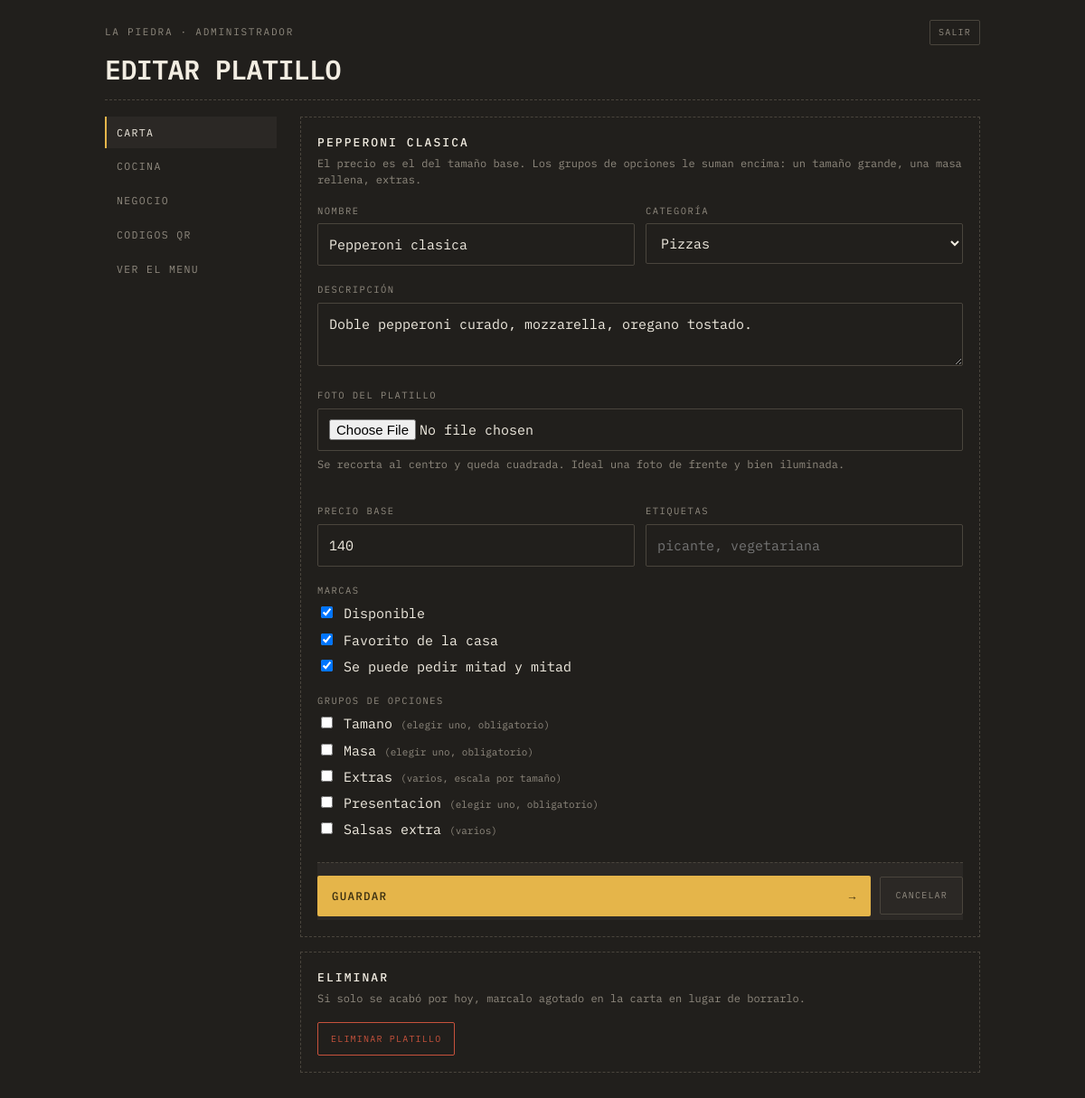
/admin/producto.php?id=2 (signed in), run on the app's committed database.
### tables this page shows
CREATE TABLE negocios (
  id            INT AUTO_INCREMENT PRIMARY KEY,
  slug          VARCHAR(60)  NOT NULL UNIQUE,
  nombre        VARCHAR(120) NOT NULL,
  tagline       VARCHAR(180) DEFAULT NULL,
  whatsapp      VARCHAR(20)  NOT NULL,
  moneda        VARCHAR(5)   NOT NULL DEFAULT 'L',
  impuesto      DECIMAL(4,3) NOT NULL DEFAULT 0.150,
  tema          VARCHAR(30)  NOT NULL DEFAULT 'comanda',
  color_fondo   VARCHAR(9)   DEFAULT NULL,    
  color_acento  VARCHAR(9)   DEFAULT NULL,    
  activo        TINYINT(1)   NOT NULL DEFAULT 1,
  creado        TIMESTAMP    NOT NULL DEFAULT CURRENT_TIMESTAMP
);

CREATE TABLE productos (
  id           INT AUTO_INCREMENT PRIMARY KEY,
  negocio_id   INT NOT NULL,
  categoria_id INT NOT NULL,
  nombre       VARCHAR(120) NOT NULL,
  descripcion  VARCHAR(400) DEFAULT NULL,
  imagen       VARCHAR(255) DEFAULT NULL,
  precio       DECIMAL(10,2) NOT NULL DEFAULT 0,
  disponible   TINYINT(1) NOT NULL DEFAULT 1,
  destacado    TINYINT(1) NOT NULL DEFAULT 0,
  mitades      TINYINT(1) NOT NULL DEFAULT 0,
  etiquetas    VARCHAR(120) DEFAULT NULL,
  orden        INT NOT NULL DEFAULT 0,
  CONSTRAINT fk_productos_negocio FOREIGN KEY (negocio_id)
    REFERENCES negocios(id) ON DELETE CASCADE,
  CONSTRAINT fk_productos_categoria FOREIGN KEY (categoria_id)
    REFERENCES categorias(id) ON DELETE CASCADE
);

CREATE TABLE grupos (
  id                INT AUTO_INCREMENT PRIMARY KEY,
  negocio_id        INT NOT NULL,
  nombre            VARCHAR(80) NOT NULL,
  tipo              ENUM('unico','multiple') NOT NULL DEFAULT 'unico',
  obligatorio       TINYINT(1) NOT NULL DEFAULT 0,
  minimo            INT NOT NULL DEFAULT 0,
  maximo            INT NOT NULL DEFAULT 0,      
  escala_por_tamano TINYINT(1) NOT NULL DEFAULT 0,
  orden             INT NOT NULL DEFAULT 0,
  CONSTRAINT fk_grupos_negocio FOREIGN KEY (negocio_id)
    REFERENCES negocios(id) ON DELETE CASCADE
);

### app/util.php (called while the page is built, shortened)
<?php
function e($texto): string
{
    return htmlspecialchars((string) $texto, ENT_QUOTES | ENT_SUBSTITUTE, 'UTF-8');
}
function url(string $ruta = ''): string
{
    return rtrim(BASE_URL, '/') . '/' . ltrim($ruta, '/');
}
function entero($valor, int $porDefecto = 0): int
{
    return is_numeric($valor) ? (int) $valor : $porDefecto;
}

### app/db.php (called while the page is built, shortened)
<?php
function db(): PDO
{
    static $pdo = null;
    if ($pdo === null) {
        $dsn = 'mysql:host=' . DB_HOST . ';dbname=' . DB_NOMBRE . ';charset=utf8mb4';
        try {
            $pdo = new PDO($dsn, DB_USUARIO, DB_CLAVE, [
                PDO::ATTR_ERRMODE            => PDO::ERRMODE_EXCEPTION,
                PDO::ATTR_DEFAULT_FETCH_MODE => PDO::FETCH_ASSOC,
                PDO::ATTR_EMULATE_PREPARES   => false,
            ]);
        } catch (PDOException $e) {
            http_response_code(500);
            if (MOSTRAR_ERRORES) {
                exit('No se pudo conectar a la base de datos: ' . $e->getMessage());
            }
            exit('No se pudo conectar a la base de datos.');
        }
    }
    return $pdo;
}
function consulta(string $sql, array $params = []): PDOStatement
{
    $st = db()->prepare($sql);
    $st->execute($params);
    return $st;
}
function una(string $sql, array $params = []): ?array
{
    $fila = consulta($sql, $params)->fetch();
    return $fila === false ? null : $fila;
}
function todas(string $sql, array $params = []): array
{
    return consulta($sql, $params)->fetchAll();
}

### app/repo.php (called while the page is built, shortened)
<?php
require_once __DIR__ . '/db.php';
require_once __DIR__ . '/util.php';
function negocio_por_id(int $id): ?array
{
    return una('SELECT * FROM negocios WHERE id = ?', [$id]);
}
function categorias(int $negocioId): array
{
    return todas(
        'SELECT * FROM categorias WHERE negocio_id = ? ORDER BY orden, nombre',
        [$negocioId]
    );
}

### app/auth.php (called while the page is built, shortened)
<?php
require_once __DIR__ . '/db.php';
require_once __DIR__ . '/util.php';
function usuario(): ?array
{
    return $_SESSION['usuario'] ?? null;
}
function requiere_sesion(): array
{
    $u = usuario();
    return $u;
}
function requiere_dueno(): array
{
    $u = requiere_sesion();
    return $u;
}

### admin/producto.php (the view, shortened to what this page needs)
<?php
require_once __DIR__ . '/comun.php';
$u = requiere_dueno();
$negocio = negocio_por_id((int) $u['negocio_id']);
$negocioId = (int) $negocio['id'];
$id = entero($_GET['id'] ?? 0);
$producto = null;
if ($id > 0) {
    $producto = una('SELECT * FROM productos WHERE id = ? AND negocio_id = ?', [$id, $negocioId]);
}
$cats   = categorias($negocioId);
$grupos = todas('SELECT * FROM grupos WHERE negocio_id = ? ORDER BY orden, nombre', [$negocioId]);
$asignados = [];
$v = function (string $campo, $porDefecto = '') use ($producto) {
    return $producto[$campo] ?? $porDefecto;
};
cabecera_panel($id > 0 ? 'Editar platillo' : 'Nuevo platillo', 'carta', $negocio);
?>
<div class="bloque">
  <h2><?= $id > 0 ? e($producto['nombre']) : 'Nuevo platillo' ?></h2>
  <p class="ayuda">
    El precio es el del tamaño base. Los grupos de opciones le suman encima:
    un tamaño grande, una masa rellena, extras.
  </p>
  <form method="post" enctype="multipart/form-data">
    <div class="dos">
      <div class="campo" style="margin-top:0">
        <label class="campo__rotulo" for="nombre">Nombre</label>
        <input id="nombre" name="nombre" maxlength="120" required value="<?= e($v('nombre')) ?>">
      </div>
      <div class="campo" style="margin-top:0">
        <label class="campo__rotulo" for="categoria_id">Categoría</label>
        <select id="categoria_id" name="categoria_id">
          <?php foreach ($cats as $c): ?>
            <option value="<?= (int) $c['id'] ?>"<?= (int) $c['id'] === (int) $v('categoria_id', 0) ? ' selected' : '' ?>>
              <?= e($c['nombre']) ?>
            </option>
          <?php endforeach; ?>
        </select>
      </div>
    </div>
    <div class="campo">
      <label class="campo__rotulo" for="descripcion">Descripción</label>
      <textarea id="descripcion" name="descripcion" maxlength="400"
                placeholder="Los ingredientes, como los diría un mesero"><?= e($v('descripcion')) ?></textarea>
    </div>
    <div class="campo">
      <label class="campo__rotulo" for="imagen">Foto del platillo</label>
      <input id="imagen" name="imagen" type="file" accept="image/jpeg,image/png,image/webp">
      <p class="ayuda" style="margin-top:6px">
        Se recorta al centro y queda cuadrada. Ideal una foto de frente y bien iluminada.
      </p>
    </div>
    <div class="dos">
      <div class="campo">
        <label class="campo__rotulo" for="precio">Precio base</label>
        <input id="precio" name="precio" type="number" min="0" step="1" value="<?= (int) $v('precio', 0) ?>">
      </div>
      <div class="campo">
        <label class="campo__rotulo" for="etiquetas">Etiquetas</label>
        <input id="etiquetas" name="etiquetas" maxlength="120" value="<?= e($v('etiquetas')) ?>"
               placeholder="picante, vegetariana">
      </div>
    </div>
    <div class="campo">
      <span class="campo__rotulo">Marcas</span>
      <label style="display:block;margin-bottom:6px">
        <input type="checkbox" name="disponible" style="width:auto"
               <?= $id === 0 || (int) $v('disponible', 1) === 1 ? 'checked' : '' ?>> Disponible
      </label>
      <label style="display:block;margin-bottom:6px">
        <input type="checkbox" name="destacado" style="width:auto"
               <?= (int) $v('destacado', 0) === 1 ? 'checked' : '' ?>> Favorito de la casa
      </label>
      <label style="display:block">
        <input type="checkbox" name="mitades" style="width:auto"
               <?= (int) $v('mitades', 0) === 1 ? 'checked' : '' ?>> Se puede pedir mitad y mitad
      </label>
    </div>
    <div class="campo">
      <span class="campo__rotulo">Grupos de opciones</span>
      <?php foreach ($grupos as $g): ?>
        <label style="display:block;margin-bottom:6px">
          <input type="checkbox" name="grupos[]" value="<?= (int) $g['id'] ?>" style="width:auto"
                 <?= in_array((int) $g['id'], $asignados, true) ? 'checked' : '' ?>>
          <?= e($g['nombre']) ?>
          <span style="color:var(--suave);font-size:11px">
            (<?= $g['tipo'] === 'unico' ? 'elegir uno' : 'varios' ?><?= (int) $g['obligatorio'] === 1 ? ', obligatorio' : '' ?><?= (int) $g['escala_por_tamano'] === 1 ? ', escala por tamaño' : '' ?>)
          </span>
        </label>
      <?php endforeach; ?>
    </div>
    <div class="pie">
      <button class="accion" type="submit"><span>Guardar</span><span>&rarr;</span></button>
      <a class="mini" href="<?= url('admin/index.php') ?>" style="padding:12px 16px">Cancelar</a>
    </div>
  </form>
</div>
<?php if ($id > 0): ?>
<div class="bloque">
  <h2>Eliminar</h2>
  <p class="ayuda">Si solo se acabó por hoy, marcalo agotado en la carta en lugar de borrarlo.</p>
  <form method="post" action="<?= url('admin/index.php') ?>"
        onsubmit="return confirm('¿Eliminar este platillo de la carta?')">
    <button class="mini mini--peligro" type="submit" style="padding:10px 14px">Eliminar platillo</button>
  </form>
</div>
<?php endif; ?>
<?php pie_panel(); ?>

### admin/comun.php (shortened to what this page needs)
<?php
require_once __DIR__ . '/../app/auth.php';
require_once __DIR__ . '/../app/repo.php';
function cabecera_panel(string $titulo, string $activo, array $negocio): void
{
    $u = usuario();
    $paginas = [
        'carta'   => ['Carta', 'index.php'],
        'cocina'  => ['Cocina', 'cocina.php'],
        'negocio' => ['Negocio', 'negocio.php'],
        'qr'      => ['Codigos QR', 'qr.php'],
    ];
    ?>
<!DOCTYPE html>
<html lang="es">
<head>
<link rel="stylesheet" href="<?= url('assets/css/comanda.css') ?>">
</head>
<body>
<main class="envoltura" style="padding-bottom:60px">
  <header class="cabecera">
    <div class="cabecera__meta">
      <span class="rotulo"><?= e($negocio['nombre']) ?> · <?= e($u['nombre']) ?></span>
      <a class="mini" href="<?= url('admin/salir.php') ?>">Salir</a>
    </div>
    <h1 class="cabecera__nombre" style="font-size:30px"><?= e($titulo) ?></h1>
  </header>
  <hr class="raya">
  <div class="panel">
    <nav class="menu-lateral">
      <?php foreach ($paginas as $clave => $p): ?>
        <a href="<?= url('admin/' . $p[1]) ?>"<?= $clave === $activo ? ' aria-current="page"' : '' ?>><?= e($p[0]) ?></a>
      <?php endforeach; ?>
      <a href="<?= url('index.php?r=' . urlencode($negocio['slug'])) ?>" target="_blank" rel="noopener">Ver el menu</a>
    </nav>
    <div>
    <?php
}
function pie_panel(): void
{
    ?>
    </div>
  </div>
</main>
</body>
</html>
    <?php
}

### assets/css/comanda.css (style rules this page uses)
:root { --fondo: #211F1C; --fondo2: #2B2825; --fondo3: #35312C; --linea: #4A453D; --tinta: #F2EDE2; --suave: #908A7F; --ambar: #E5B54A; --ambar-hondo: #3A2E10; --rojo: #C7523C; --papel: #EFE7D6; --papel-tinta: #211D17; --papel-suave: #6E6455; --mono: "IBM Plex Mono", ui-monospace, "Courier New", monospace; --r: 2px; --ancho: 640px; }
* { box-sizing: border-box; }
html, body { margin: 0; padding: 0; background: var(--fondo); color: var(--tinta); font-family: var(--mono); font-size: 15px; line-height: 1.55; -webkit-font-smoothing: antialiased; }
button, input, select, textarea { font: inherit; color: inherit; }
button { background: none; border: 0; cursor: pointer; padding: 0; }
a { color: var(--ambar); }
.envoltura { max-width: var(--ancho); margin: 0 auto; padding: 0 16px 130px; }
.rotulo { font-size: 11px; letter-spacing: .16em; text-transform: uppercase; color: var(--suave); }
.raya { border: 0; border-top: 1px dashed var(--linea); margin: 18px 0; }
.cabecera { padding: 22px 0 0; }
.cabecera__meta { display: flex; justify-content: space-between; align-items: center; gap: 12px; }
.cabecera__nombre { font-size: clamp(26px, 8vw, 38px); font-weight: 600; letter-spacing: -.02em; text-transform: uppercase; margin: 12px 0 4px; line-height: 1; }
.campo { margin-top: 18px; }
.campo__rotulo { display: block; font-size: 10.5px; letter-spacing: .14em; text-transform: uppercase; color: var(--suave); margin-bottom: 6px; }
.campo input, .campo select, .campo textarea { width: 100%; padding: 11px 12px; background: var(--fondo); border: 1px solid var(--linea); border-radius: var(--r); color: var(--tinta); }
.campo textarea { resize: vertical; min-height: 66px; }
.dos { display: grid; grid-template-columns: 1fr 1fr; gap: 12px; }
.pie { position: sticky; bottom: 0; background: var(--fondo2); border-top: 1px dashed var(--linea); padding: 14px 0 4px; margin-top: 24px; display: flex; gap: 10px; align-items: center; }
.accion { flex: 1; background: var(--ambar); color: var(--ambar-hondo); padding: 13px 16px; border-radius: var(--r); display: flex; justify-content: space-between; gap: 10px; font-size: 12.5px; letter-spacing: .1em; text-transform: uppercase; font-weight: 500; }
.panel { display: grid; grid-template-columns: 190px 1fr; gap: 26px; align-items: start; }
.menu-lateral { position: sticky; top: 16px; display: grid; gap: 2px; }
.menu-lateral a { padding: 9px 11px; font-size: 11.5px; letter-spacing: .12em; text-transform: uppercase; color: var(--suave); text-decoration: none; border-left: 2px solid transparent; }
.menu-lateral a[aria-current="page"] { color: var(--tinta); border-left-color: var(--ambar); background: var(--fondo2); }
.bloque { border: 1px dashed var(--linea); padding: 18px; margin-bottom: 16px; }
.bloque h2 { font-size: 13px; letter-spacing: .16em; text-transform: uppercase; margin: 0 0 4px; font-weight: 500; }
.bloque p.ayuda { font-size: 12px; color: var(--suave); margin: 0 0 16px; line-height: 1.55; }
.mini { font-size: 10px; letter-spacing: .12em; text-transform: uppercase; border: 1px solid var(--linea); padding: 5px 9px; border-radius: var(--r); color: var(--suave); text-decoration: none; display: inline-block; }
.mini--peligro { border-color: var(--rojo); color: var(--rojo); }

### admin/comun.php (style rules this page uses)
:root { --ancho: 1000px; }

### data on the page
negocios: nombre "LA PIEDRA"
productos: nombre "PEPPERONI CLASICA", nombre "Pepperoni clasica", descripcion "Doble pepperoni curado, mozzarella, oregano tostado.", precio "140", disponible "☑", destacado "☑", mitades "☑"
grupos: nombre "Tamano", tipo "elegir uno", obligatorio ", obligatorio"
grupos: nombre "Masa", tipo "elegir uno", obligatorio ", obligatorio"
grupos: nombre "Extras", tipo "varios", escala_por_tamano ", escala por tamaño"
grupos: nombre "Presentacion", tipo "elegir uno", obligatorio ", obligatorio"
grupos: nombre "Salsas extra", tipo "varios"

### other printed values
$u['nombre'] "ADMINISTRADOR"
$titulo "EDITAR PLATILLO"
$p[0] "CARTA"
$p[0] "COCINA"
$p[0] "NEGOCIO"
$p[0] "CODIGOS QR"
form field categoria_id "Pizzas"
